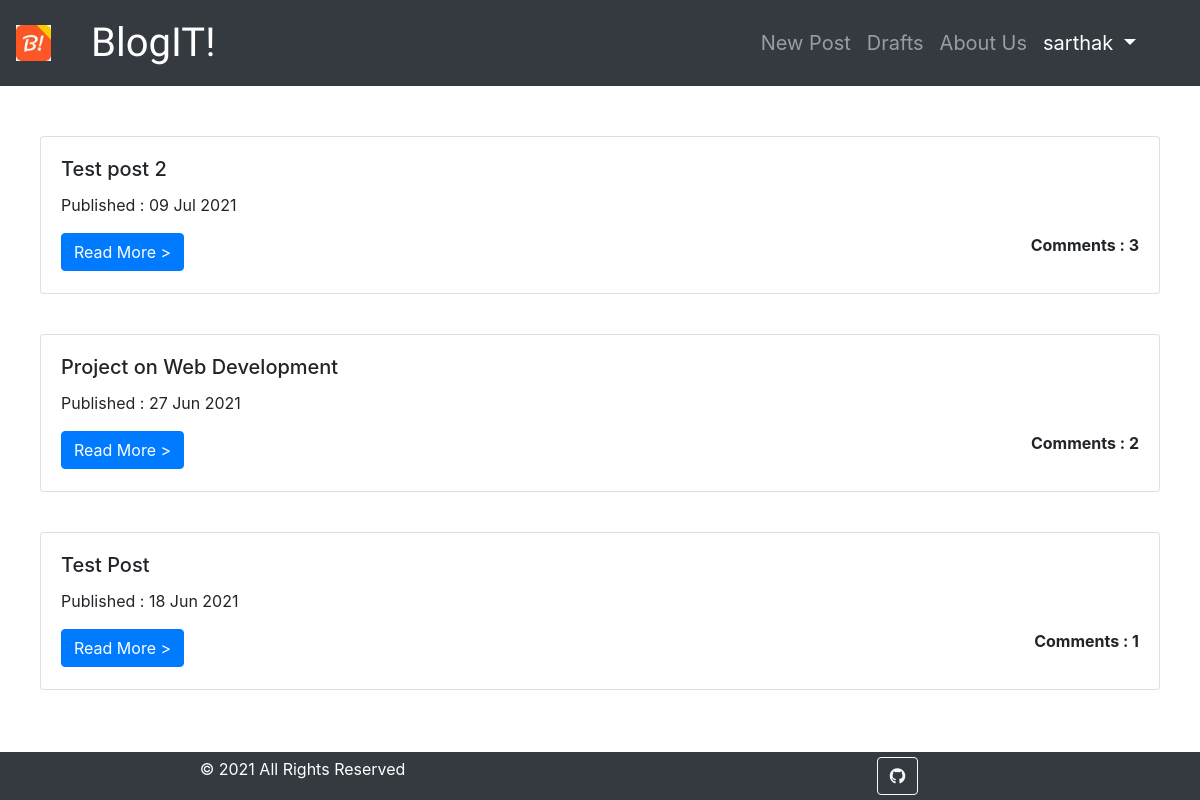
The app's page / (signed in) with its own data.
### blog/models.py (models this page shows, shortened)
class Post(models.Model):
    author = models.ForeignKey('auth.User', on_delete=models.CASCADE)
    title = models.CharField(max_length=200)
    text = models.TextField()
    created_date = models.DateTimeField(default=timezone.now)
    published_date = models.DateTimeField(blank=True,null=True)
    def approve_comments(self):
        return self.comments.filter(approved_comment=True)

### blog/views.py (the view)
# urls.py: url(r'^$',views.PostListView.as_view(),name='post_list'),
class PostListView(ListView):
    model = Post
    def get_queryset(self):
        return Post.objects.filter(published_date__lte=timezone.now()).order_by('-published_date')

### blog/templates/blog/post_list.html
{% extends 'blog/base.html' %}
{% block content %}
    {% for post in post_list %}
        <div class="card" style="width: auto; margin-top: 40px;">
            <div class="card-body">
                <h5 class="card-title">{{ post.title }}</h5>
                <div class="date">
                    <p>Published : {{post.published_date|date:"d M Y "}}</p>
                </div>
                <a href="{% url 'post_detail' pk=post.pk %}" class="btn btn-primary">Read More ></a>
                <p class="float-right"><b>Comments : {{post.approve_comments.count}}</b></p>
            </div>
        </div>
    {% endfor %}
{% endblock content %}

### blog/templates/blog/base.html (shortened to what this page needs)
<!DOCTYPE html>
{% load static %}
<html>
    <head>
        <link rel="stylesheet" href="{% static 'css/blog.css' %}">
        <link rel="stylesheet" href="https://maxcdn.bootstrapcdn.com/bootstrap/4.5.2/css/bootstrap.min.css">
        <link rel="stylesheet" href="//cdn.jsdelivr.net/npm/medium-editor@latest/dist/css/medium-editor.min.css" type="text/css" media="screen" charset="utf-8">
        <link rel="stylesheet" href="https://use.fontawesome.com/releases/v5.7.0/css/all.css">
    </head>
    <body>
        <nav class="navbar navbar-expand-md bg-dark navbar-dark">
            <img alt="logo" style="width: 3%; height: auto;" class="img-responsive" /></a>
            <a class="navbar-brand bigbrand" href="{% url 'post_list' %}" style="font-size:40px; margin-left: 40px;">BlogIT!</a>
            <div class="collapse navbar-collapse navbar-right" id="collapsibleNavbar">
                <ul class="navbar-nav ml-auto" style="margin-right: 40px; font-size: 20px;">
                    {% if user.is_authenticated %}
                        <li class="nav-item"><a class="nav-link" href="{% url 'post_new' %}">New Post</a></li>
                        <li class="nav-item"><a class="nav-link" href="{% url 'post_draft_list' %}">Drafts</a></li>
                        <li class="nav-item"><a class="nav-link" href="{% url 'about' %}">About Us</a></li>
                        <li class="nav-item dropdown">
                            <a class="nav-link active dropdown-toggle" href="#" id="navbardrop" data-toggle="dropdown">
                                {{user.username}}
                            </a>
                          </li>
                    {% else %}
                        <li class="nav-item"><a class="nav-link" href="{% url 'about' %}">About Us</a></li>
                        <li class="nav-item"><a class="nav-link active" href="{% url 'login'%}">Login <i class="fa fa-user"></i></a></li>
                    {% endif %}
                </ul>
            </div>
        </nav>
        <div class="container" style="padding:10px; padding-bottom:60px;">
            <div class="blog_posts">
                    {% block content %}
                    {% endblock content %}
            </div>
        </div>
        <div class="container-fluid">
            <div class="row bg-dark text-center text-white" style="position: fixed; bottom: 0; width: 100%; padding: 5px;">
                <div class="col">© 2021 All Rights Reserved</div>
                <div class="col"><a class="btn btn-outline-light btn-floating" href="https://github.com/Sarthak196/Blog_Page" target="_blank" role="button"><i class="fab fa-github"></i></a></div>
            </div>
        </div>
    </body>
</html>

### blog/static/css/blog.css (style rules this page uses)
.bigbrand { font-family: 'Courgette', cursive; font-size: 1.5em; color: white; }

### records on screen
Post: title "Test post 2", published_date "09 Jul 2021", approve_comments.count "3"
Post: title "Project on Web Development", published_date "27 Jun 2021", approve_comments.count "2"
Post: title "Test Post", published_date "18 Jun 2021", approve_comments.count "1"

### other values on screen
{{ user.username }} "sarthak"
